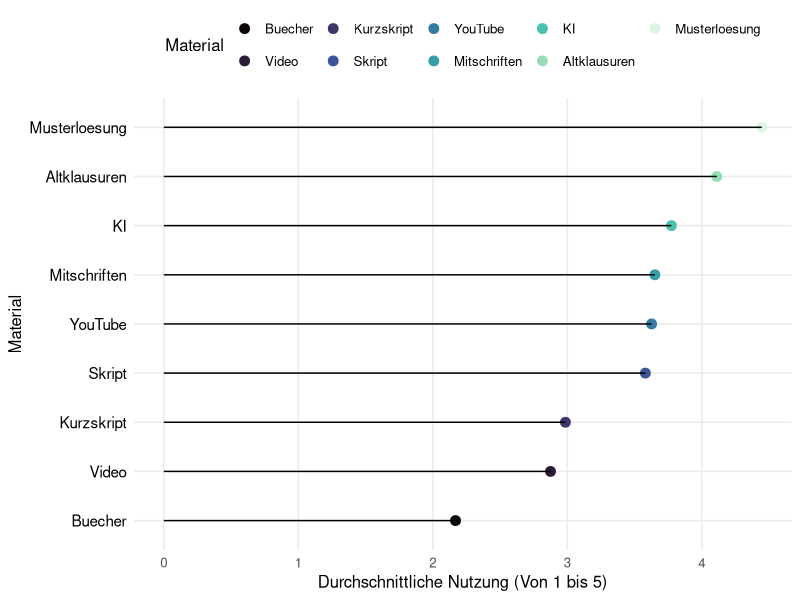
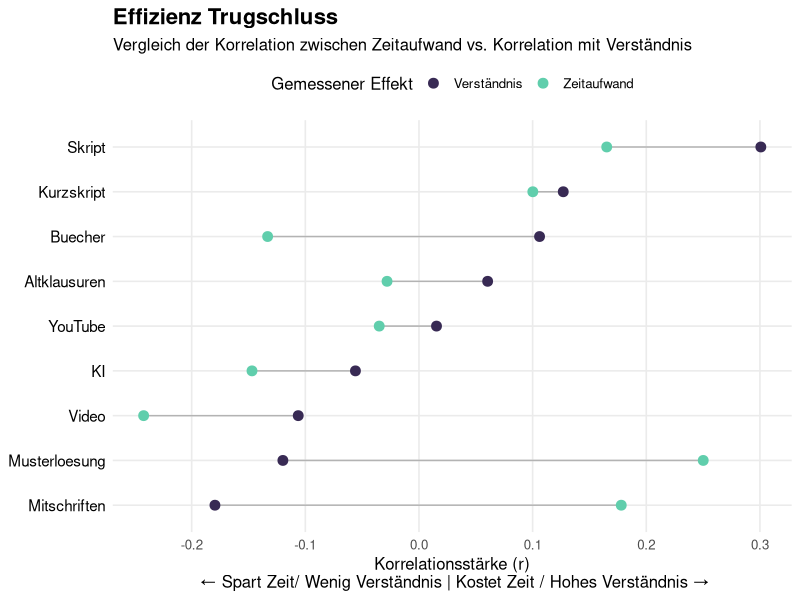

The R source for these figures, in order:

#Library installieren 
library(tidyverse)

#Reinladen der Umfrage ins global Enviorment
survey.data <- read.csv("results-survey_cleaned.csv")

#Frage/Plot 1 - Ein abbild zeigen von dem was wir eigentlich grade Nutzen
#Die Idee hinter diesem Plot ist für die Analyse dann um den Roten Faden zu halten erstmal zu zeigen was 
#die Studenten eigentlich Nutzen, damit wir nachher Zeigen können das obwohl KI und Digitale Lernmittel
#häufig genutzt werden sie nicht mit einer erfahrung

#Wir extrahieren die passenden Informationen aus unserer Umfrage für unseren Plot
plot.1.data <- survey.data %>%
  #Wir wählen uns die wichtigen Daten aus der Befragung aus (Hier: Die Daten zur Nutzung)
  select(starts_with("Nutzung")) %>%
  #Wir fassen alles zusammen indem wir den Durschnitt für alle mittel ausrechnen und fehlende Werte entfernen
  summarise(across(everything(), mean, na.rm = TRUE)) %>%
  #Wir Formen unser Material um damit wir das ganze mit ggplot vernünftig erstellen 
  #können und bennen Material und den Score richtig um 
  pivot_longer(everything(), names_to = "Material", values_to = "Score") %>%
  #Wir entfernen von den Spalten die bleibsel der csv Datei und Sortieren
  #es so das zuerst die Materialspalte und dann die Scorespalte kommt
  mutate(
    Material = str_remove_all(Material, "Nutzung_|_Num"),
    Material = fct_reorder(Material, Score)
  )

#Wir erstellen unseren Plot für das erste Thema 
ggplot(plot.1.data, aes(x = Score, y = Material)) +
  #Wir erstellen einen kleinen Punkt an der Spitze der Nutzung
  geom_point(size = 3, aes(color = Material)) +
  #Wir zeichnen eine Linie die bis zu dem eben gezeichneten Punkt geht 
  geom_segment(aes(
    x = 0,
    xend = Score,
    y = Material,
    yend = Material
  )) +
  #Hinzufügen von Achsenbeschriftungen
  labs(x = "Durchschnittliche Nutzung (Von 1 bis 5)",
       y = "Material") +
  #Minimal Theme und Farbpallete für Optik vom Plots
  theme_minimal(base_size = 12) +
  theme(
    legend.position = "top", 
    panel.grid.minor = element_blank(),
    plot.title = element_text(face = "bold", size = 16), 
    axis.text.y = element_text(color = "black", size = 11)
  ) +
  scale_color_viridis_d(option = "mako") 

#Frage/Plot 2 - Zeigen das viele Studenten sich Zeitersparnis beim Studium wünschen

#Um für diese Frage einen guten Plot zu erstellen müssen wir uns erstmal
#anschauen wie Zeitaufwand und Material Korrelieren

cor.time <- survey.data %>%
  summarise(across( 
    starts_with("Nutzung"), #Für alle Spalten die mit "Nutzung" anfangen in der csv
    ~ cor(.x, Effekt_Zeitaufwand_Num, use = "complete.obs") #Berechnen wir die Korrelation mit dem Zeitaufwand
  )) %>%
  #Wir beschriften unsere Zeilen wieder um und formen sie in lange Reihen um
  pivot_longer(everything(), names_to = "Material", values_to = "Zeit.Effekt")

#jetzt bauen wir diese Korrelationswerte auch für den zusammenhang mit dem Verständnis zusammen

cor.understanding <- survey.data %>%
  summarise(across( 
    starts_with("Nutzung"), #Wir nehmen uns wieder alle Nutzungsspalten
    ~ cor(.x, Qualitaet_Verstehen_Num, use = "complete.obs") #Berechnen nur diesesmal die Korrelation mit dem Verständnis
  )) %>%
  
  #Wir beschriften unsere Zeilen wieder um und formen sie in lange Reihen um
  pivot_longer(everything(), names_to = "Material", values_to = "Verstaendnis.Effekt")


#jetzt haben wir die Korrelationsdaten von Zeit und Verständnis wir wollen jetzt diese
#Kombinieren in einen Datensatz den wir dann in ggplot übergeben können

plot.2.data <- left_join(cor.time, cor.understanding, by = "Material") %>%
  mutate(
    Material = str_remove_all(Material, "Nutzung_|_Num"), #Wir entfernen wieder die Umfrage überbleibsel
    Material = fct_reorder(Material, Verstaendnis.Effekt) #Und ordnen die Spalten dann neu an 
  )

#Jetzt können wir unseren finalen ggplot Erstellen das hier wird ein Dumbell Plot 
ggplot(plot.2.data) +
  
  #Dieser Teil baut die Linie in der mitte die die Beiden Korrelationswerte miteinander verbindet 
  geom_segment(aes(
    y = Material, yend = Material,
    x = Zeit.Effekt, xend = Verstaendnis.Effekt
  ), color = "grey70") +
  
  #Hier erstellen wir den Punkt für die Zeit auf dem Graphen
  geom_point(aes(x = Zeit.Effekt, y = Material, color = "Zeitaufwand"), size = 3) +
  
  #Das Hier ist der Punkt für das Verständnis
  geom_point(aes(x = Verstaendnis.Effekt, y = Material, color = "Verständnis"), size = 3) +
  
  #Hier nehmen wir unsere Standard Farbpalette 
  scale_color_viridis_d(option = "mako", begin = 0.2, end = 0.8) +
  #Wir erstellen Überschrift und Achsenbeschriftungen für die Verständnis
  labs(title = "Effizienz Trugschluss",
       subtitle = "Vergleich der Korrelation zwischen Zeitaufwand vs. Korrelation mit Verständnis",
       x = "Korrelationsstärke (r)\n ← Spart Zeit/ Wenig Verständnis | Kostet Zeit / Hohes Verständnis →",
       y = NULL,
       color = "Gemessener Effekt"
       ) +
  #Wir editieren unser Theme minimal etwas damit es unseren Anforderungen entspricht
  theme_minimal(base_size = 12) +
  theme(
    legend.position = "top", 
    panel.grid.minor = element_blank(),
    plot.title = element_text(face = "bold", size = 16), 
    axis.text.y = element_text(color = "black", size = 11)
  )
  
